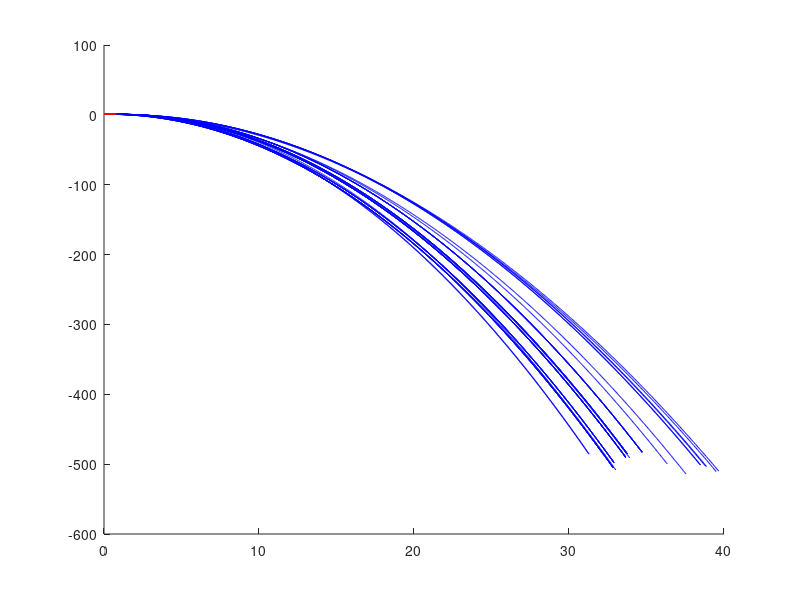

Reproduce this figure in MATLAB. (Note: this script raises an error after producing the figure.)
function hop()
    g=9.8;    m=72.5748; L0=.96;
    k=16*72*10*21.5;
    
    vx = 4.4;
    
    N = 1000;      % Number of Samples
    tSim = 10;     % Max Sim time
    
    tdPos = [];
    tdAng = pi/6;
    
    
    
    figure(1)
    clf;
    hold on;
    global zs foots
    
    function dz = flightDynamics(t,z)
       dz = z;
       x = z(1); xdot = z(2);
       y = z(3); ydot = z(4);
       dz(1) = xdot;
       dz(2) = 0;
       
       dz(3) = ydot;
       dz(4) = -g;
    end
    function [value isterminal direction] = flightEvents(t,z)
       value = z(3)-L0*cos(tdAng);
       isterminal = 1;	direction = -1;
    end
    function dz  = stanceDynamics(t,z)
       dz = z;
       x = z(1); xdot = z(2);
       y = z(3); ydot = z(4);
       
       len = norm([x-tdPos(1) y]);
       dz(1) = xdot;
       dz(2) = 1/m * ( k * (L0 - len) * (x-tdPos(1)) / len);
       
       dz(3) = ydot;
       dz(4) = -g + 1/m * ( k * (L0 - len) * y / len);
    end
    function [value isterminal direction] = stanceEvents(t,z)
       x = z(1); xdot = z(2);
       y = z(3); ydot = z(4);
       
       len = norm([x-tdPos(1) y]);
       value = len-L0;
       isterminal = 1;	direction = +1;
    end

    function [t_out z_out foot_out tf zf en loTime] = simulatePeriod(t0,params,x0)
        flightOptions = odeset('Events',@flightEvents,'AbsTol',1e-9,'RelTol',1e-9);
        stanceOptions = odeset('Events',@stanceEvents,'AbsTol',1e-9,'RelTol',1e-9); 
        
        xorig = 0;
        if nargin==3
            xorig = x0;
        end
        

        z0 = [xorig vx L0*cos(params(1)) params(2)];  
        k = params(3);
        tdAng = params(1);
        
        
        en = [];
        tspan = linspace(t0,t0+tSim,N);
        tdPos = [z0(1)+z0(3)*tan(tdAng) 0];
        %tdPos = [z0(1)+L0*sin(tdAng) z0(3)-L0*cos(tdAng)];
        
        % Simulation Stance
        [t z tf zf] = ode45(@stanceDynamics,tspan,z0,stanceOptions);
        leg = z(:,[1 3]) - ones(length(t),1)*tdPos;
        
        if nargout == 7
            loTime = tf;
        end
                    
        vel = z(:,[2 4]);
        en = m*g*z(:,3) + 1/2 * k * (sqrt(sum(leg.^2,2))-L0).^2 + 1/2*m*sum(vel.^2,2);
        foot = ones(length(z(:,1)),1)*tdPos;
        
        plot(z(:,1),z(:,3),'r');
        %plot(z(:,1),sqrt(L0^2-(z(:,1)-tdPos(1)).^2),'k--')
        
        z_out = z;
        t_out = t;
        foot_out = foot;
        
        if length(tf) == 0
            'break after stance'
            return;
        end
        
        tspan = linspace(tf,tf+tSim,N);
        [t z tf zf] = ode45(@flightDynamics,tspan,zf,flightOptions);
        foot = [z(:,1)+L0*sin(tdAng) z(:,3)-L0*cos(tdAng)];
        
        vel = z(:,[2 4]);
        en2 = m*g*z(:,3) + 1/2*m*(z(:,2).^2 + z(:,4).^2);
        en = [en ; en2];
        
        plot(z(:,1),z(:,3),'b');
        %plot([z(1,1) z(end,1)],[L0*cos(tdAng) L0*cos(tdAng)],'k--')
        
        t_out = [t_out ; t];
        z_out = [z_out ; z];
        foot_out = [ foot_out ; foot]; 
    end
    function output = periodResidual(params)
        [t z foot tf zf en loTime] = simulatePeriod(0,params);
        output = [0 0 0];
        if length(tf)==0
            output(1) = vx - z(end,2);
            %output(2) = params(2) - z(end,4);
            output(2) = loTime - tStanceDes;
            output(3) = (t(end)-loTime) - tFlightDes;
        else
            output(1) = vx - z(end,2);
            %output(2) = params(2) - z(end,4);
            
            output(2) = loTime - tStanceDes;
            
            
            output(3) = (tf-loTime) - tFlightDes;
        end
    end
    
   
    fid = fopen('SlipData.txt','w');
   
    paramsInitial = [.3 -1.2250 12000];
    for vx = 3:.25:5.5
        
        tStanceDes =10^-0.2*vx^-0.82;
        cad = 2.551*vx*vx-8.8*vx+172.87;
        tFlightDes = 60/cad - tStanceDes;

        %% Find Orbit
        params0 = paramsInitial;
        options = optimset('display','iter');
        [params resnorm res] = lsqnonlin(@periodResidual,params0,[pi/20,-inf,16*72*2],[pi/4,0,16*72*100*21.5],options);
        paramsInitial = params;
        res
        ang = params(1);
        vy = params(2);
        k = params(3);
        [t z foot tf zf energy lo] = simulatePeriod(0,params);


        %% Point Mass Trajectory
        %plot(z(:,1),0*z(:,1),'k');
        %axis([0 max(z(:,1)) 0 max(z(:,3))]); 

        Stiffness = params(3);
        Stance = lo;
        Period = tf;
        DutyFactor = Stance/Period/2;
        Length = Period*vx;
        maxSLIPHeight = max(z(:,3));
        
        fprintf(fid,'%f\t %f\t %f\t %f\t %f\t %f\t %f\n',vx,tStanceDes,tFlightDes,Stiffness, ang, maxSLIPHeight, L0);

%         fprintf(1,'Vy = \t%f\n',vy);
%         fprintf(1,'T  = \t%f\n',Period);
%         fprintf(1,'Cad  = \t%f\n',60/Period);
%         fprintf(1,'t_c = \t%f\n',Stance);
%         fprintf(1,'DF = \t%f\n',DutyFactor);
%         fprintf(1,'SL = \t%f\n',Length);
%         fprintf(1,'px = \t%f\n',L0*sin(ang));
%         fprintf(1,'py = \t%f\n',-L0*cos(ang));
% 
% 
%         fprintf(1,'touchDownAngle=\t%f;\n',ang);
%         fprintf(1,'legSpringConstant = \t%f;\n',Stiffness);
%         fprintf(1,'forwardVelocity = \t%f;\n',vx);
%         fprintf(1,'maxSLIPHeight = \t%f;\n',max(z(:,3)));
%         fprintf(1,'touchDownLength = \t%f;\n',L0);
%         fprintf(1,'stanceTime = \t%f;\n',tStanceDes);
%         fprintf(1,'flightTime = \t%f;\n',tFlightDes);
    end
    fclose(fid);





    
    
end